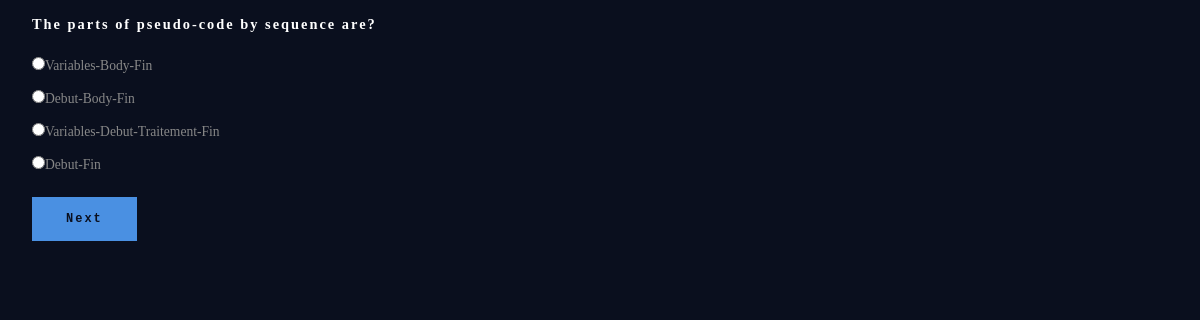
The page /quiz/2 (signed in) on the database its author committed.
### tables this page shows
CREATE TABLE question (
        id INTEGER PRIMARY KEY, 
        question TEXT, answer TEXT, 
        wrong1 TEXT, wrong2 TEXT, wrong3 TEXT);

### app.py (the view)
@app.route("/quiz/<int:quiz_id>") #<int:quiz_id> means takes whatever number is in the URL and pass to function as quiz_id
def quiz(quiz_id):
  if "user_id" not in session:
    return redirect("/login")
  if db.already_taken(session["user_id"], quiz_id):
    return redirect("/home")
  question = db.get_first_question(quiz_id)
  choices = [question[2], question[3],question[4], question[5]]
  shuffle(choices) # shuffle to re-order the choices of the question
  return render_template("question.html", question=question, quiz_id=quiz_id, choices=choices )

### db.py (called while the page is built)
def open():
    global conn, cursor
    conn = sqlite3.connect(db_name)
    cursor = conn.cursor()

def close():
    cursor.close()
    conn.close()

def already_taken(user_id, quiz_id):
    open()
    cursor.execute("SELECT * FROM scores WHERE user_id = ? AND quiz_id = ?", (user_id, quiz_id))
    result = cursor.fetchone()
    close()
    return result is not None

def get_first_question(quiz_id):
    open()
    cursor.execute("""SELECT question.* FROM question, quiz_content
                   WHERE quiz_content.quiz_id = ?
                   AND quiz_content.question_id = question.id
                   ORDER BY quiz_content.id
                   LIMIT 1""", (quiz_id,)) #is a tuple with one value without the comma Python think it's just parentheses, not a tuple this is why we added one
    question = cursor.fetchone()
    close()
    return question

### Templates/question.html (shortened to what this page needs)
<!DOCTYPE html>
<html>
  <head>
    <link rel="stylesheet" href="/static/style.css">
  </head>
  <body>
    <h2>{{question[1]}}</h2>
    <form method ="POST" action="/answer">
      {% for choice in choices %}
      <p>
        <input type="radio" name="answer" value="{{choice}}">{{choice}}
      </p>
      {% endfor %}
      <button type="submit">Next</button>
    </form>
  </body>
</html>

### Static/style.css (style rules this page uses)
* { margin: 0; padding: 0; box-sizing: border-box; }
body { background-color: #0a0f1e; color: #ffffff; font: "Courier New", Courier, monospace; }
h2 { color: #ffffff; letter-spacing: 2px; padding: 1rem 2rem; font-size: 0.9rem; }
button, input[type="submit"] { background-color: #4a90e2; color: #0a0f1e; border: 2px solid #4a90e2; padding: 0.8rem 2rem; font-family: 'Courier New', monospace; font-size: 0.75rem; font-weight: 900; letter-spacing: 2px; cursor: pointer; margin: 1rem 2rem; transition: all 0.3s; }
p { color: #888; padding: 0.5rem 2rem; font-size: 0.85rem; }

### rows shown on the page
question: question "The parts of pseudo-code by sequence are?", wrong3 "Variables-Body-Fin", wrong1 "Debut-Body-Fin", answer "Variables-Debut-Traitement-Fin", wrong2 "Debut-Fin"
